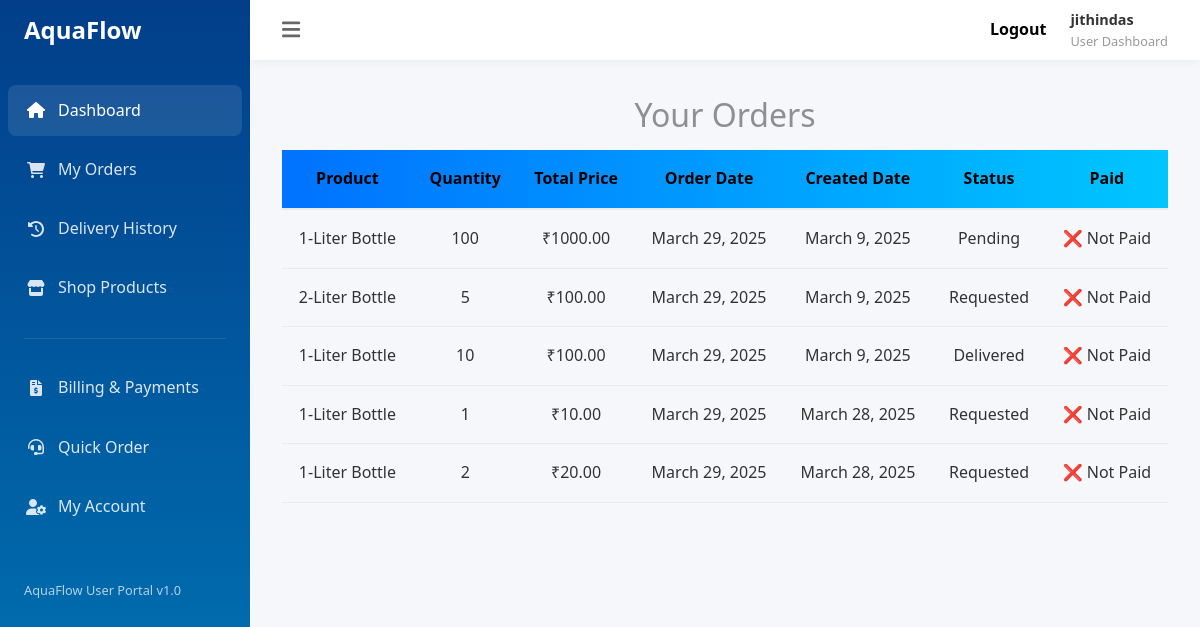
The page /bill_order/ (signed in) on the database as committed earlier.
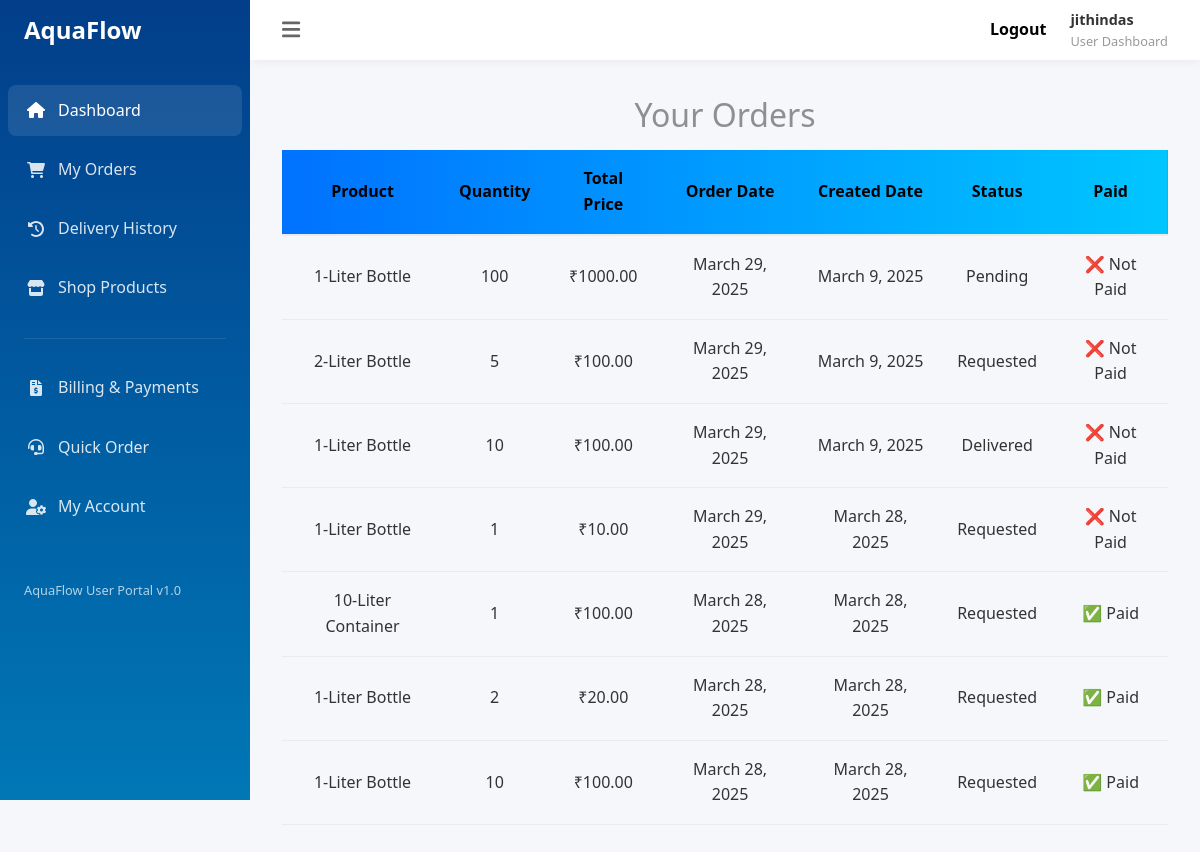
The same page on the database as committed later.
### app/models.py (models this page shows, shortened)
class Order(models.Model):
    STATUS_CHOICES = (
        ('Requested', 'Requested'),
        ('Pending', 'Pending'),
        ('Delivered', 'Delivered'),
        ('Cancelled', 'Cancelled'),
    )
    customer = models.ForeignKey(User, on_delete=models.CASCADE)
    product = models.ForeignKey(Product, on_delete=models.CASCADE)
    quantity = models.PositiveIntegerField()
    total_price = models.DecimalField(max_digits=10, decimal_places=2, blank=True, null=True)
    order_date = models.DateField()
    created_date=models.DateField(auto_now_add=True,null=True,blank=True)
    razorpay_order_id = models.CharField(max_length=100, blank=True, null=True)
    razorpay_payment_id = models.CharField(max_length=100, blank=True, null=True)
    razorpay_signature = models.CharField(max_length=100, blank=True, null=True)
    is_paid = models.BooleanField(default=False)
    status = models.CharField(
        max_length=20,
        choices=STATUS_CHOICES,
        default='Requested',
    )

class Product(models.Model):
    size = models.CharField(max_length=100)
    price = models.DecimalField(max_digits=10, decimal_places=2)
    description = models.TextField(null=True,blank=True)

### app/views.py (the view)
# urls.py: path('bill_order/', Bill_Order_View.as_view(), name='bill_order'),
class Bill_Order_View(View):
    def get(self, request, *args, **kwargs):
        data=Order.objects.filter(customer=request.user)
        return render(request,'bill_order.html',{'data':data})

### app/templates/bill_order.html (shortened to what this page needs)
{% extends 'user.html' %}
{% block content %}
<h2 class="my-3 text_h">Your Orders</h2>
<table >
    <thead class="table_head">
        <tr>
            <th>Product</th>
            <th>Quantity</th>
            <th>Total Price</th>
            <th>Order Date</th>
            <th>Created Date</th>
            <th>Status</th>
            <th>Paid</th>
        </tr>
    </thead>
    <tbody>
        {% for order in data %}
        <tr>
            <td>{{ order.product.size }}</td>
            <td>{{ order.quantity }}</td>
            <td>₹{{ order.total_price }}</td>
            <td>{{ order.order_date }}</td>
            <td>{{ order.created_date }}</td>
            <td>{{ order.status }}</td>
            <td>{% if order.is_paid %}✅ Paid{% else %}❌ Not Paid{% endif %}</td>
        </tr>
        {% empty %}
        <tr>
            <td colspan="8">No orders found.</td>
        </tr>
        {% endfor %}
    </tbody>
</table>
{% endblock %}

Rows that differ between the two databases and show on the page:
removed Order: product.size "1-Liter Bottle", quantity "2", total_price "20.00", order_date "March 29, 2025", created_date "March 28, 2025", status "Requested", is_paid "❌ Not Paid"
added Order: product.size "10-Liter Container", quantity "1", total_price "100.00", order_date "March 28, 2025", created_date "March 28, 2025", status "Requested", is_paid "✅ Paid"
added Order: product.size "1-Liter Bottle", quantity "2", total_price "20.00", order_date "March 28, 2025", created_date "March 28, 2025", status "Requested", is_paid "✅ Paid"
added Order: product.size "1-Liter Bottle", quantity "10", total_price "100.00", order_date "March 28, 2025", created_date "March 28, 2025", status "Requested", is_paid "✅ Paid"
